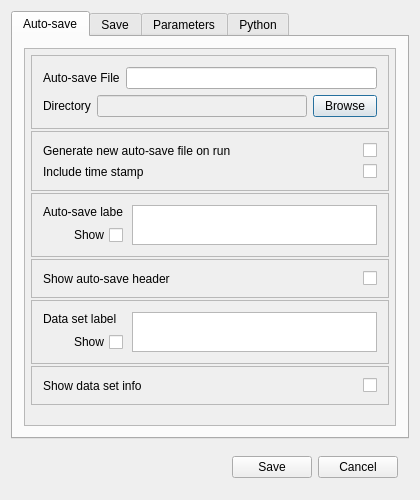
<?xml version="1.0" encoding="UTF-8"?>
<ui version="4.0">
 <class>SettingsDialog</class>
 <widget class="QDialog" name="SettingsDialog">
  <property name="geometry">
   <rect>
    <x>0</x>
    <y>0</y>
    <width>420</width>
    <height>500</height>
   </rect>
  </property>
  <property name="windowTitle">
   <string>Settings</string>
  </property>
  <layout class="QVBoxLayout" name="verticalLayout">
   <item>
    <widget class="QTabWidget" name="tabWidget">
     <property name="currentIndex">
      <number>0</number>
     </property>
     <widget class="QWidget" name="tab_autoSave">
      <attribute name="title">
       <string>Auto-save</string>
      </attribute>
      <layout class="QHBoxLayout" name="horizontalLayout_autoSave">
       <item>
        <widget class="QScrollArea" name="scrollArea_autoSave">
         <property name="widgetResizable">
          <bool>true</bool>
         </property>
         <widget class="QWidget" name="scrollAreaWidgetContents_autoSave">
          <property name="geometry">
           <rect>
            <x>0</x>
            <y>0</y>
            <width>376</width>
            <height>389</height>
           </rect>
          </property>
          <layout class="QVBoxLayout" name="verticalLayout_scrollAreaWidgetContents_autoSave">
           <property name="spacing">
            <number>2</number>
           </property>
           <property name="leftMargin">
            <number>6</number>
           </property>
           <property name="topMargin">
            <number>6</number>
           </property>
           <property name="rightMargin">
            <number>6</number>
           </property>
           <property name="bottomMargin">
            <number>6</number>
           </property>
           <item>
            <widget class="QFrame" name="frame_autoSaveFile">
             <property name="frameShape">
              <enum>QFrame::StyledPanel</enum>
             </property>
             <layout class="QVBoxLayout" name="verticalLayout_autoSaveFile">
              <item>
               <widget class="QFrame" name="frame_autoSaveFileName">
                <layout class="QHBoxLayout" name="horizontalLayout_autoSaveFileName">
                 <property name="leftMargin">
                  <number>0</number>
                 </property>
                 <property name="topMargin">
                  <number>0</number>
                 </property>
                 <property name="rightMargin">
                  <number>0</number>
                 </property>
                 <property name="bottomMargin">
                  <number>0</number>
                 </property>
                 <item>
                  <widget class="QLabel" name="label_autoSaveFileName">
                   <property name="text">
                    <string>Auto-save File</string>
                   </property>
                  </widget>
                 </item>
                 <item>
                  <widget class="QLineEdit" name="lineEdit_autoSaveFileName"/>
                 </item>
                </layout>
               </widget>
              </item>
              <item>
               <widget class="QFrame" name="frame_autoSaveFileDirectory">
                <layout class="QHBoxLayout" name="horizontalLayout_autoSaveFileDirectory">
                 <property name="leftMargin">
                  <number>0</number>
                 </property>
                 <property name="topMargin">
                  <number>0</number>
                 </property>
                 <property name="rightMargin">
                  <number>0</number>
                 </property>
                 <property name="bottomMargin">
                  <number>0</number>
                 </property>
                 <item>
                  <widget class="QLabel" name="label_autoSaveFileDirectory">
                   <property name="text">
                    <string>Directory</string>
                   </property>
                  </widget>
                 </item>
                 <item>
                  <widget class="QLineEdit" name="lineEdit_autoSaveFileDirectory">
                   <property name="palette">
                    <palette>
                     <active>
                      <colorrole role="Base">
                       <brush brushstyle="SolidPattern">
                        <color alpha="255">
                         <red>239</red>
                         <green>239</green>
                         <blue>239</blue>
                        </color>
                       </brush>
                      </colorrole>
                     </active>
                     <inactive>
                      <colorrole role="Base">
                       <brush brushstyle="SolidPattern">
                        <color alpha="255">
                         <red>239</red>
                         <green>239</green>
                         <blue>239</blue>
                        </color>
                       </brush>
                      </colorrole>
                     </inactive>
                     <disabled>
                      <colorrole role="Base">
                       <brush brushstyle="SolidPattern">
                        <color alpha="255">
                         <red>240</red>
                         <green>240</green>
                         <blue>240</blue>
                        </color>
                       </brush>
                      </colorrole>
                     </disabled>
                    </palette>
                   </property>
                   <property name="readOnly">
                    <bool>true</bool>
                   </property>
                  </widget>
                 </item>
                 <item>
                  <widget class="QPushButton" name="pushButton_autoSaveFileDirectory">
                   <property name="maximumSize">
                    <size>
                     <width>64</width>
                     <height>22</height>
                    </size>
                   </property>
                   <property name="text">
                    <string>Browse</string>
                   </property>
                  </widget>
                 </item>
                </layout>
               </widget>
              </item>
             </layout>
            </widget>
           </item>
           <item>
            <widget class="QFrame" name="frame_autoSaveGenerateOptions">
             <property name="frameShape">
              <enum>QFrame::StyledPanel</enum>
             </property>
             <layout class="QVBoxLayout" name="verticalLayout_autoSaveGenerateOptions">
              <item>
               <widget class="QFrame" name="frame_autoSaveGenerateOnRun">
                <layout class="QHBoxLayout" name="horizontalLayout_autoSaveGenerateOnRun">
                 <property name="leftMargin">
                  <number>0</number>
                 </property>
                 <property name="topMargin">
                  <number>0</number>
                 </property>
                 <property name="rightMargin">
                  <number>0</number>
                 </property>
                 <property name="bottomMargin">
                  <number>0</number>
                 </property>
                 <item>
                  <widget class="QLabel" name="label_autoSaveGenerateOnRun">
                   <property name="text">
                    <string>Generate new auto-save file on run</string>
                   </property>
                  </widget>
                 </item>
                 <item>
                  <widget class="QCheckBox" name="checkBox_autoSaveGenerateOnRun">
                   <property name="layoutDirection">
                    <enum>Qt::RightToLeft</enum>
                   </property>
                   <property name="text">
                    <string/>
                   </property>
                  </widget>
                 </item>
                </layout>
               </widget>
              </item>
              <item>
               <widget class="QFrame" name="frame_autoSaveGenerateTimeStamp">
                <layout class="QHBoxLayout" name="horizontalLayout_autoSaveGenerateTimeStamp">
                 <property name="leftMargin">
                  <number>0</number>
                 </property>
                 <property name="topMargin">
                  <number>0</number>
                 </property>
                 <property name="rightMargin">
                  <number>0</number>
                 </property>
                 <property name="bottomMargin">
                  <number>0</number>
                 </property>
                 <item>
                  <widget class="QLabel" name="label_autoSaveGenerateTimeStamp">
                   <property name="text">
                    <string>Include time stamp</string>
                   </property>
                  </widget>
                 </item>
                 <item>
                  <widget class="QCheckBox" name="checkBox_autoSaveGenerateTimeStamp">
                   <property name="layoutDirection">
                    <enum>Qt::RightToLeft</enum>
                   </property>
                   <property name="text">
                    <string/>
                   </property>
                  </widget>
                 </item>
                </layout>
               </widget>
              </item>
             </layout>
            </widget>
           </item>
           <item>
            <widget class="QFrame" name="frame_autoSaveLabel">
             <property name="frameShape">
              <enum>QFrame::StyledPanel</enum>
             </property>
             <layout class="QHBoxLayout" name="horizontalLayout_autoSaveLabel">
              <property name="spacing">
               <number>9</number>
              </property>
              <item>
               <widget class="QFrame" name="frame_autoSaveLabelShow">
                <property name="minimumSize">
                 <size>
                  <width>80</width>
                  <height>0</height>
                 </size>
                </property>
                <layout class="QVBoxLayout" name="verticalLayout_autoSaveLabelShow">
                 <property name="leftMargin">
                  <number>0</number>
                 </property>
                 <property name="topMargin">
                  <number>0</number>
                 </property>
                 <property name="rightMargin">
                  <number>0</number>
                 </property>
                 <property name="bottomMargin">
                  <number>0</number>
                 </property>
                 <item>
                  <widget class="QLabel" name="label_autoSaveLabel">
                   <property name="text">
                    <string>Auto-save label</string>
                   </property>
                  </widget>
                 </item>
                 <item>
                  <widget class="QCheckBox" name="checkBox_autoSaveLabel">
                   <property name="layoutDirection">
                    <enum>Qt::RightToLeft</enum>
                   </property>
                   <property name="text">
                    <string>Show</string>
                   </property>
                  </widget>
                 </item>
                </layout>
               </widget>
              </item>
              <item>
               <widget class="QPlainTextEdit" name="plainTextEdit_autoSaveLabel">
                <property name="sizePolicy">
                 <sizepolicy hsizetype="Expanding" vsizetype="Ignored">
                  <horstretch>0</horstretch>
                  <verstretch>0</verstretch>
                 </sizepolicy>
                </property>
               </widget>
              </item>
             </layout>
            </widget>
           </item>
           <item>
            <widget class="QFrame" name="frame_autoSaveHeader">
             <property name="frameShape">
              <enum>QFrame::StyledPanel</enum>
             </property>
             <layout class="QHBoxLayout" name="horizontalLayout_autoSaveHeader">
              <item>
               <widget class="QLabel" name="label_autoSaveHeader">
                <property name="text">
                 <string>Show auto-save header</string>
                </property>
               </widget>
              </item>
              <item>
               <widget class="QCheckBox" name="checkBox_autoSaveHeader">
                <property name="layoutDirection">
                 <enum>Qt::RightToLeft</enum>
                </property>
                <property name="text">
                 <string/>
                </property>
               </widget>
              </item>
             </layout>
            </widget>
           </item>
           <item>
            <widget class="QFrame" name="frame_autoSaveDataSetLabel">
             <property name="frameShape">
              <enum>QFrame::StyledPanel</enum>
             </property>
             <layout class="QHBoxLayout" name="horizontalLayout_autoSaveDataSetLabel">
              <property name="spacing">
               <number>9</number>
              </property>
              <item>
               <widget class="QFrame" name="frame_autoSaveDataSetLabelShow">
                <property name="minimumSize">
                 <size>
                  <width>80</width>
                  <height>0</height>
                 </size>
                </property>
                <layout class="QVBoxLayout" name="verticalLayout_autoSaveDataSetLabelShow">
                 <property name="leftMargin">
                  <number>0</number>
                 </property>
                 <property name="topMargin">
                  <number>0</number>
                 </property>
                 <property name="rightMargin">
                  <number>0</number>
                 </property>
                 <property name="bottomMargin">
                  <number>0</number>
                 </property>
                 <item>
                  <widget class="QLabel" name="label_autoSaveDataSetLabel">
                   <property name="text">
                    <string>Data set label</string>
                   </property>
                  </widget>
                 </item>
                 <item>
                  <widget class="QCheckBox" name="checkBox_autoSaveDataSetLabel">
                   <property name="layoutDirection">
                    <enum>Qt::RightToLeft</enum>
                   </property>
                   <property name="text">
                    <string>Show</string>
                   </property>
                  </widget>
                 </item>
                </layout>
               </widget>
              </item>
              <item>
               <widget class="QPlainTextEdit" name="plainTextEdit_autoSaveDataSetLabel">
                <property name="sizePolicy">
                 <sizepolicy hsizetype="Expanding" vsizetype="Ignored">
                  <horstretch>0</horstretch>
                  <verstretch>0</verstretch>
                 </sizepolicy>
                </property>
               </widget>
              </item>
             </layout>
            </widget>
           </item>
           <item>
            <widget class="QFrame" name="frame_autoSaveDataSetInfo">
             <property name="frameShape">
              <enum>QFrame::StyledPanel</enum>
             </property>
             <layout class="QHBoxLayout" name="horizontalLayout_autoSaveDataSetInfo">
              <item>
               <widget class="QLabel" name="label_autoSaveDataSetInfo">
                <property name="text">
                 <string>Show data set info</string>
                </property>
               </widget>
              </item>
              <item>
               <widget class="QCheckBox" name="checkBox_autoSaveDataSetInfo">
                <property name="layoutDirection">
                 <enum>Qt::RightToLeft</enum>
                </property>
                <property name="text">
                 <string/>
                </property>
               </widget>
              </item>
             </layout>
            </widget>
           </item>
           <item>
            <spacer name="verticalSpacer_autoSave">
             <property name="orientation">
              <enum>Qt::Vertical</enum>
             </property>
             <property name="sizeHint" stdset="0">
              <size>
               <width>20</width>
               <height>40</height>
              </size>
             </property>
            </spacer>
           </item>
          </layout>
         </widget>
        </widget>
       </item>
      </layout>
     </widget>
     <widget class="QWidget" name="tab_save">
      <attribute name="title">
       <string>Save</string>
      </attribute>
      <layout class="QHBoxLayout" name="horizontalLayout_save">
       <item>
        <widget class="QScrollArea" name="scrollArea_save">
         <property name="widgetResizable">
          <bool>true</bool>
         </property>
         <widget class="QWidget" name="scrollAreaWidgetContents_save">
          <property name="geometry">
           <rect>
            <x>0</x>
            <y>0</y>
            <width>192</width>
            <height>175</height>
           </rect>
          </property>
          <layout class="QVBoxLayout" name="verticalLayout_scrollAreaWidgetContents_save">
           <property name="spacing">
            <number>2</number>
           </property>
           <property name="leftMargin">
            <number>6</number>
           </property>
           <property name="topMargin">
            <number>6</number>
           </property>
           <property name="rightMargin">
            <number>6</number>
           </property>
           <property name="bottomMargin">
            <number>6</number>
           </property>
           <item>
            <widget class="QFrame" name="frame_saveUserParameters">
             <property name="frameShape">
              <enum>QFrame::StyledPanel</enum>
             </property>
             <layout class="QHBoxLayout" name="horizontalLayout_saveUserParameters">
              <item>
               <widget class="QLabel" name="label_saveUserParameters">
                <property name="text">
                 <string>Show user parameters</string>
                </property>
               </widget>
              </item>
              <item>
               <widget class="QCheckBox" name="checkBox_saveUserParameters">
                <property name="layoutDirection">
                 <enum>Qt::RightToLeft</enum>
                </property>
                <property name="text">
                 <string/>
                </property>
               </widget>
              </item>
             </layout>
            </widget>
           </item>
           <item>
            <widget class="QFrame" name="frame_saveDataFileInfo">
             <property name="frameShape">
              <enum>QFrame::StyledPanel</enum>
             </property>
             <layout class="QHBoxLayout" name="horizontalLayout_saveDataFileInfo">
              <item>
               <widget class="QLabel" name="label_saveDataFileInfo">
                <property name="text">
                 <string>Show data file info</string>
                </property>
               </widget>
              </item>
              <item>
               <widget class="QCheckBox" name="checkBox_saveDataFileInfo">
                <property name="layoutDirection">
                 <enum>Qt::RightToLeft</enum>
                </property>
                <property name="text">
                 <string/>
                </property>
               </widget>
              </item>
             </layout>
            </widget>
           </item>
           <item>
            <widget class="QFrame" name="frame_saveDataSetLabel">
             <property name="frameShape">
              <enum>QFrame::StyledPanel</enum>
             </property>
             <layout class="QHBoxLayout" name="horizontalLayout_saveDataSetLabel">
              <property name="spacing">
               <number>9</number>
              </property>
              <item>
               <widget class="QFrame" name="frame_saveDataSetLabelShow">
                <property name="minimumSize">
                 <size>
                  <width>80</width>
                  <height>0</height>
                 </size>
                </property>
                <layout class="QVBoxLayout" name="verticalLayout_saveDataSetLabelShow">
                 <property name="leftMargin">
                  <number>0</number>
                 </property>
                 <property name="topMargin">
                  <number>0</number>
                 </property>
                 <property name="rightMargin">
                  <number>0</number>
                 </property>
                 <property name="bottomMargin">
                  <number>0</number>
                 </property>
                 <item>
                  <widget class="QLabel" name="label_saveDataSetLabel">
                   <property name="text">
                    <string>Data set label</string>
                   </property>
                  </widget>
                 </item>
                 <item>
                  <widget class="QCheckBox" name="checkBox_saveDataSetLabel">
                   <property name="layoutDirection">
                    <enum>Qt::RightToLeft</enum>
                   </property>
                   <property name="text">
                    <string>Show</string>
                   </property>
                  </widget>
                 </item>
                </layout>
               </widget>
              </item>
              <item>
               <widget class="QPlainTextEdit" name="plainTextEdit_saveDataSetLabel">
                <property name="sizePolicy">
                 <sizepolicy hsizetype="Expanding" vsizetype="Ignored">
                  <horstretch>0</horstretch>
                  <verstretch>0</verstretch>
                 </sizepolicy>
                </property>
               </widget>
              </item>
             </layout>
            </widget>
           </item>
           <item>
            <widget class="QFrame" name="frame_saveDataSetInfo">
             <property name="frameShape">
              <enum>QFrame::StyledPanel</enum>
             </property>
             <layout class="QHBoxLayout" name="horizontalLayout_saveDataSetInfo">
              <item>
               <widget class="QLabel" name="label_saveDataSetInfo">
                <property name="text">
                 <string>Show data set info</string>
                </property>
               </widget>
              </item>
              <item>
               <widget class="QCheckBox" name="checkBox_saveDataSetInfo">
                <property name="layoutDirection">
                 <enum>Qt::RightToLeft</enum>
                </property>
                <property name="text">
                 <string/>
                </property>
               </widget>
              </item>
             </layout>
            </widget>
           </item>
           <item>
            <spacer name="verticalSpacer_save">
             <property name="orientation">
              <enum>Qt::Vertical</enum>
             </property>
             <property name="sizeHint" stdset="0">
              <size>
               <width>20</width>
               <height>40</height>
              </size>
             </property>
            </spacer>
           </item>
          </layout>
         </widget>
        </widget>
       </item>
      </layout>
     </widget>
     <widget class="QWidget" name="tab_parameters">
      <attribute name="title">
       <string>Parameters</string>
      </attribute>
      <layout class="QHBoxLayout" name="horizontalLayout_parameters">
       <item>
        <widget class="QScrollArea" name="scrollArea_parameters">
         <property name="widgetResizable">
          <bool>true</bool>
         </property>
         <widget class="QWidget" name="scrollAreaWidgetContents_parameters">
          <property name="geometry">
           <rect>
            <x>0</x>
            <y>0</y>
            <width>229</width>
            <height>91</height>
           </rect>
          </property>
          <layout class="QVBoxLayout" name="verticalLayout_scrollAreaWidgetContents_parameters">
           <property name="spacing">
            <number>2</number>
           </property>
           <property name="leftMargin">
            <number>6</number>
           </property>
           <property name="topMargin">
            <number>6</number>
           </property>
           <property name="rightMargin">
            <number>6</number>
           </property>
           <property name="bottomMargin">
            <number>6</number>
           </property>
           <item>
            <widget class="QFrame" name="frame_parametersExportOnRun">
             <property name="frameShape">
              <enum>QFrame::StyledPanel</enum>
             </property>
             <layout class="QHBoxLayout" name="horizontalLayout_parametersExportOnRun">
              <item>
               <widget class="QLabel" name="label_parametersExportOnRun">
                <property name="text">
                 <string>Auto-export parameters on run</string>
                </property>
               </widget>
              </item>
              <item>
               <widget class="QCheckBox" name="checkBox_parametersExportOnRun">
                <property name="layoutDirection">
                 <enum>Qt::RightToLeft</enum>
                </property>
                <property name="text">
                 <string/>
                </property>
               </widget>
              </item>
             </layout>
            </widget>
           </item>
           <item>
            <widget class="QFrame" name="frame_parametersFile">
             <property name="frameShape">
              <enum>QFrame::StyledPanel</enum>
             </property>
             <layout class="QHBoxLayout" name="horizontalLayout_parametersFile">
              <item>
               <widget class="QLabel" name="label_parametersFile">
                <property name="text">
                 <string>Parameter file</string>
                </property>
               </widget>
              </item>
              <item>
               <widget class="QLineEdit" name="lineEdit_parametersFile">
                <property name="palette">
                 <palette>
                  <active>
                   <colorrole role="Base">
                    <brush brushstyle="SolidPattern">
                     <color alpha="255">
                      <red>239</red>
                      <green>239</green>
                      <blue>239</blue>
                     </color>
                    </brush>
                   </colorrole>
                  </active>
                  <inactive>
                   <colorrole role="Base">
                    <brush brushstyle="SolidPattern">
                     <color alpha="255">
                      <red>239</red>
                      <green>239</green>
                      <blue>239</blue>
                     </color>
                    </brush>
                   </colorrole>
                  </inactive>
                  <disabled>
                   <colorrole role="Base">
                    <brush brushstyle="SolidPattern">
                     <color alpha="255">
                      <red>240</red>
                      <green>240</green>
                      <blue>240</blue>
                     </color>
                    </brush>
                   </colorrole>
                  </disabled>
                 </palette>
                </property>
                <property name="readOnly">
                 <bool>true</bool>
                </property>
               </widget>
              </item>
              <item>
               <widget class="QPushButton" name="pushButton_parametersFile">
                <property name="maximumSize">
                 <size>
                  <width>64</width>
                  <height>22</height>
                 </size>
                </property>
                <property name="text">
                 <string>Change</string>
                </property>
               </widget>
              </item>
             </layout>
            </widget>
           </item>
           <item>
            <spacer name="verticalSpacer_parameters">
             <property name="orientation">
              <enum>Qt::Vertical</enum>
             </property>
             <property name="sizeHint" stdset="0">
              <size>
               <width>20</width>
               <height>40</height>
              </size>
             </property>
            </spacer>
           </item>
          </layout>
         </widget>
        </widget>
       </item>
      </layout>
     </widget>
     <widget class="QWidget" name="tab_python">
      <attribute name="title">
       <string>Python</string>
      </attribute>
      <layout class="QHBoxLayout" name="horizontalLayout_python">
       <item>
        <widget class="QScrollArea" name="scrollArea_python">
         <property name="widgetResizable">
          <bool>true</bool>
         </property>
         <widget class="QWidget" name="scrollAreaWidgetContents_python">
          <property name="geometry">
           <rect>
            <x>0</x>
            <y>0</y>
            <width>376</width>
            <height>389</height>
           </rect>
          </property>
          <layout class="QVBoxLayout" name="verticalLayout_scrollAreaWidgetContents_python">
           <property name="spacing">
            <number>2</number>
           </property>
           <property name="leftMargin">
            <number>6</number>
           </property>
           <property name="topMargin">
            <number>6</number>
           </property>
           <property name="rightMargin">
            <number>6</number>
           </property>
           <property name="bottomMargin">
            <number>6</number>
           </property>
           <item>
            <widget class="QFrame" name="frame_pythonDependencies">
             <property name="frameShape">
              <enum>QFrame::StyledPanel</enum>
             </property>
             <layout class="QVBoxLayout" name="verticalLayout_pythonDependencies">
              <item>
               <widget class="QLabel" name="label_pythonDependencies">
                <property name="text">
                 <string>Python Dependencies</string>
                </property>
               </widget>
              </item>
              <item>
               <widget class="QListWidget" name="listWidget_pythonDependencies">
                <property name="selectionMode">
                 <enum>QAbstractItemView::MultiSelection</enum>
                </property>
               </widget>
              </item>
              <item>
               <widget class="QFrame" name="frame_pythonDependenciesControls">
                <layout class="QHBoxLayout" name="horizontalLayout">
                 <property name="leftMargin">
                  <number>0</number>
                 </property>
                 <property name="topMargin">
                  <number>0</number>
                 </property>
                 <property name="rightMargin">
                  <number>0</number>
                 </property>
                 <property name="bottomMargin">
                  <number>0</number>
                 </property>
                 <item>
                  <spacer name="horizontalSpacer_pythonDependencies">
                   <property name="orientation">
                    <enum>Qt::Horizontal</enum>
                   </property>
                   <property name="sizeHint" stdset="0">
                    <size>
                     <width>40</width>
                     <height>20</height>
                    </size>
                   </property>
                  </spacer>
                 </item>
                 <item>
                  <widget class="QPushButton" name="pushButton_pythonDependenciesAdd">
                   <property name="text">
                    <string>Add</string>
                   </property>
                  </widget>
                 </item>
                 <item>
                  <widget class="QPushButton" name="pushButton_pythonDependenciesRemove">
                   <property name="text">
                    <string>Remove</string>
                   </property>
                  </widget>
                 </item>
                </layout>
               </widget>
              </item>
             </layout>
            </widget>
           </item>
           <item>
            <widget class="QFrame" name="frame_pythonRunStatus">
             <property name="frameShape">
              <enum>QFrame::StyledPanel</enum>
             </property>
             <layout class="QHBoxLayout" name="horizontalLayout_pythonRunStatus">
              <item>
               <widget class="QLabel" name="label_pythonRunStatus">
                <property name="text">
                 <string>Report script run status</string>
                </property>
               </widget>
              </item>
              <item>
               <widget class="QCheckBox" name="checkBox_pythonRunStatus">
                <property name="layoutDirection">
                 <enum>Qt::RightToLeft</enum>
                </property>
                <property name="text">
                 <string/>
                </property>
               </widget>
              </item>
             </layout>
            </widget>
           </item>
           <item>
            <spacer name="verticalSpacer_python">
             <property name="orientation">
              <enum>Qt::Vertical</enum>
             </property>
             <property name="sizeHint" stdset="0">
              <size>
               <width>20</width>
               <height>40</height>
              </size>
             </property>
            </spacer>
           </item>
          </layout>
         </widget>
        </widget>
       </item>
      </layout>
     </widget>
    </widget>
   </item>
   <item>
    <widget class="QFrame" name="frame_controls">
     <layout class="QHBoxLayout" name="horizontalLayout_controls">
      <item>
       <spacer name="horizontalSpacer_controls">
        <property name="orientation">
         <enum>Qt::Horizontal</enum>
        </property>
        <property name="sizeHint" stdset="0">
         <size>
          <width>40</width>
          <height>20</height>
         </size>
        </property>
       </spacer>
      </item>
      <item>
       <widget class="QPushButton" name="pushButton_save">
        <property name="text">
         <string>Save</string>
        </property>
       </widget>
      </item>
      <item>
       <widget class="QPushButton" name="pushButton_cancel">
        <property name="text">
         <string>Cancel</string>
        </property>
       </widget>
      </item>
     </layout>
    </widget>
   </item>
  </layout>
 </widget>
 <layoutdefault spacing="6" margin="11"/>
 <resources/>
 <connections/>
</ui>
